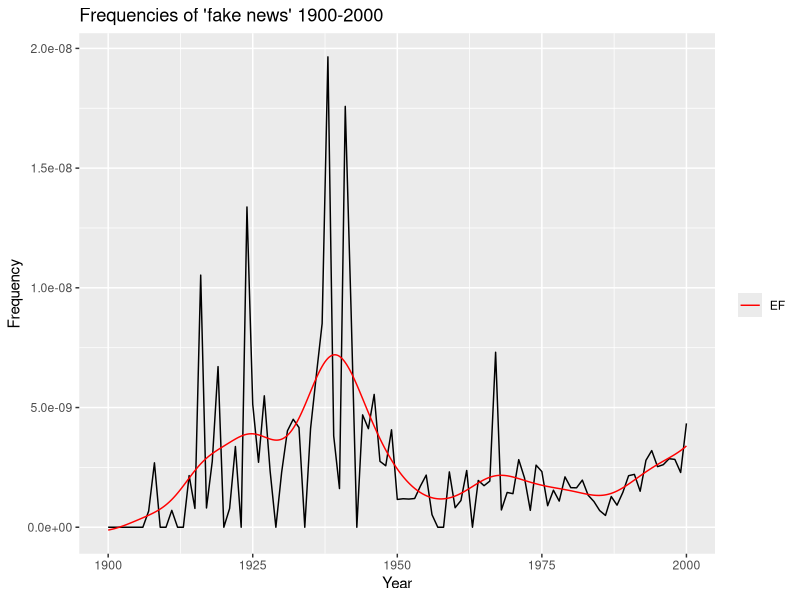

Recreate this plot in R.
## ---- chunk 1
library('KernSmooth')
library('ggplot2')
## ---- chunk 2
v <- c(0.0, 0.0, 0.0, 0.0, 0.0, 0.0, 0.0, 6.75992761767219e-10,
       2.6898412386344717e-09, 0.0, 0.0, 7.05148273105749e-10, 0.0, 0.0,
       2.15676076997795e-09, 7.86069154212754e-10, 1.0530158078836394e-08,
       8.05010003102069e-10, 2.750184524558108e-09, 6.70825084370108e-09, 0.0,
       7.831103543409768e-10, 3.3711879954267943e-09, 0.0, 1.3376082463878447e-08,
       5.1371777942677e-09, 2.7137407876409725e-09, 5.488800525199622e-09,
       2.3588215825043335e-09, 0.0, 2.297882772950288e-09, 4.0264418466051666e-09,
       4.509577600231296e-09, 4.163419387026579e-09, 0.0, 4.119892427212335e-09,
       6.3566565344785886e-09, 8.508320270550485e-09, 1.964633256079651e-08,
       3.816146953994348e-09, 1.6158185900394528e-09, 1.7579219857566386e-08,
       9.113046317565932e-09, 0.0, 4.693678778977528e-09, 4.117363783251449e-09,
       5.547278192352678e-09, 2.7532935931162683e-09, 2.5676545334363254e-09,
       4.069465209255441e-09, 1.1604386340735573e-09, 1.1896278406808847e-09,
       1.176486685849909e-09, 1.1991960757740117e-09, 1.7211456704302464e-09,
       2.1776846992338506e-09, 5.247626777560299e-10, 0.0, 0.0,
       2.3102715296374754e-09, 8.147825192317271e-10, 1.1145626643838114e-09,
       2.369873186580662e-09, 0.0, 1.9535804085535347e-09, 1.735336985220215e-09,
       1.927556558811716e-09, 7.308098570746324e-09, 7.218641240314128e-10,
       1.4529188963052775e-09, 1.4018888272460117e-09, 2.822707845240302e-09,
       2.0576063075594675e-09, 7.053182482508191e-10, 2.593494530245266e-09,
       2.323692571692959e-09, 8.988535471488035e-10, 1.546565875365502e-09,
       1.091439050249221e-09, 2.10411466028404e-09, 1.6525671941991504e-09,
       1.6463121976784123e-09, 1.968059271106881e-09, 1.3374278351463431e-09,
       1.0758712809533222e-09, 6.953358444583557e-10, 4.928406016624365e-10,
       1.2826857354042431e-09, 9.224092600845779e-10, 1.453305253917847e-09,
       2.1524351190294055e-09, 2.2081922956829203e-09, 1.503659197155116e-09,
       2.795319975490429e-09, 3.2015656792339087e-09, 2.530552434265587e-09,
       2.612969396409426e-09, 2.861999526260206e-09, 2.8343078994907955e-09,
       2.2857795656250346e-09, 4.338205350506996e-09)
## ---- chunk 3
years <- 1900:2000 # Create the vector of dates
Data <- data.frame(year=years,  Y=v) # Merge the information into a data frame
## ---- chunk 4
plot <- ggplot(data = Data, aes( x = year, y=Y))+
  geom_line()+xlab('Year')+ylab('Frequency') # Create a plot with the data
## ---- chunk 5
h <- dpill(x= Data$year, y = Data$Y) # Select bandwith for local lin. regression
h # This is the bandwith
## ---- chunk 6
# Esimate the regression function
fit <- locpoly(x = Data$year, y = Data$Y, degree = 1,  bandwidth = h)
## ---- chunk 7
plot+geom_line(data = data.frame(x= fit$x, y = fit$y), aes(x=x,y=y, 
  color = 'red'))+ scale_color_manual(labels = 'EF', values = 'red')+
  labs(color = '')+ggtitle('Frequencies of \'fake news\' 1900-2000')
